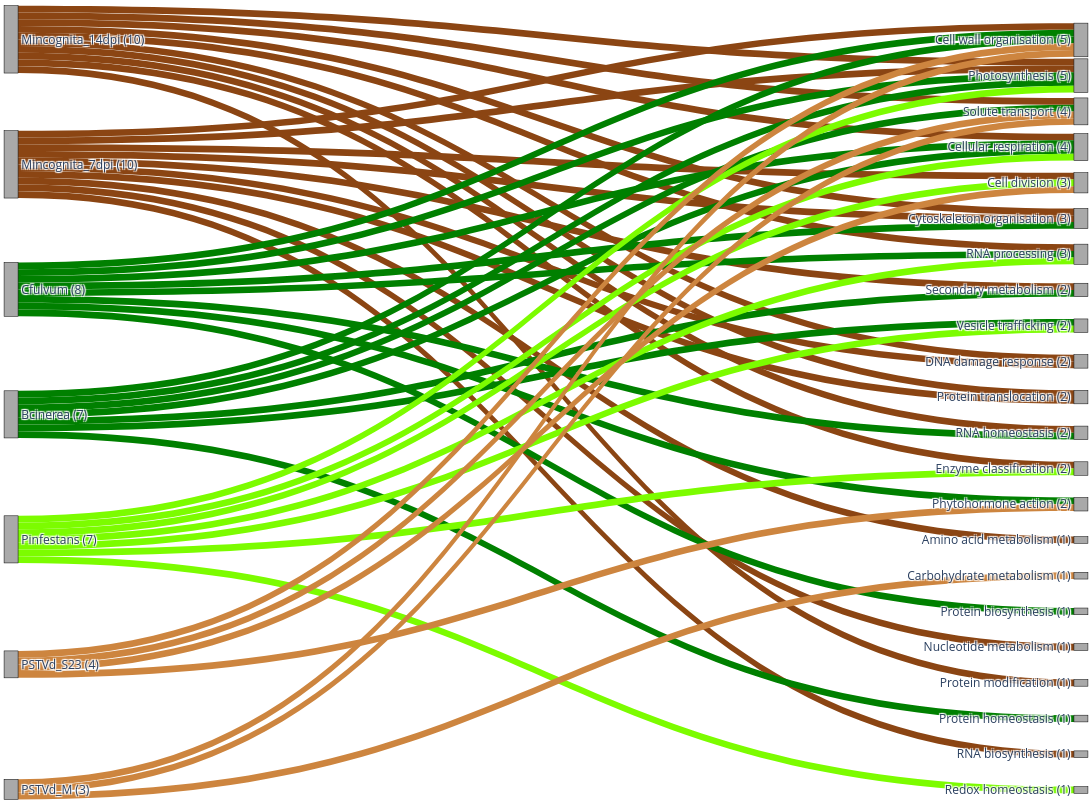

Notebook cell for this chart:
### Code cell
# fig = sankey_pathway_activity(significant_acts, title="", edge_color_mode="condition")
# fig.write_image('Plot/Fig2_waterfall_pathway_condition_colored.svg', format='svg')
# fig.show()

### Figure 1 — Plotly figure (JSON) as saved in the notebook; plotly's stock layout.template omitted (floating-point values rounded to 4 significant figures)
{"data": [{"arrangement": "fixed", "link": {"color": ["saddlebrown", "saddlebrown", "saddlebrown", "saddlebrown", "saddlebrown", "saddlebrown", "saddlebrown", "saddlebrown", "saddlebrown", "saddlebrown", "saddlebrown", "saddlebrown", "saddlebrown", "saddlebrown", "saddlebrown", "saddlebrown", "saddlebrown", "saddlebrown", "saddlebrown", "saddlebrown", "green", "green", "green", "green", "green", "green", "green", "green", "green", "green", "green", "green", "green", "green", "green", "lawngreen", "lawngreen", "lawngreen", "lawngreen", "lawngreen", "lawngreen", "lawngreen", "peru", "peru", "peru", "peru", "peru", "peru", "peru"], "customdata": [-3.78, -3.598, -3.274, -2.316, -2.097, 2.065, 2.181, 2.406, 3.183, 3.86, -2.093, -2.037, 2.07, 2.673, 2.999, 3.01, 3.018, 3.081, 3.304, 3.518, -6.149, -4.131, -3.877, -1.977, 1.977, 4.086, 4.698, 5.461, -11.04, -3.925, -2.631, 2.14, 2.191, 2.629, 4.894, -7.811, -2.633, 2.411, 2.612, 2.681, 3.198, 5.602, -3.961, -2.467, -2.352, -2.112, -2.542, -2.523, 2.649], "hovertemplate": "From %{source.label} → %{target.label}<br>Activity: %{customdata}<extra></extra>", "source": [0, 0, 0, 0, 0, 0, 0, 0, 0, 0, 1, 1, 1, 1, 1, 1, 1, 1, 1, 1, 2, 2, 2, 2, 2, 2, 2, 2, 3, 3, 3, 3, 3, 3, 3, 4, 4, 4, 4, 4, 4, 4, 5, 5, 5, 5, 6, 6, 6], "target": [19, 9, 10, 12, 25, 18, 17, 16, 8, 13, 27, 14, 17, 16, 7, 12, 24, 8, 21, 11, 8, 7, 12, 20, 18, 13, 10, 23, 8, 7, 9, 14, 15, 26, 10, 8, 13, 19, 28, 11, 15, 10, 7, 20, 9, 11, 9, 7, 22], "value": [1, 1, 1, 1, 1, 1, 1, 1, 1, 1, 1, 1, 1, 1, 1, 1, 1, 1, 1, 1, 1, 1, 1, 1, 1, 1, 1, 1, 1, 1, 1, 1, 1, 1, 1, 1, 1, 1, 1, 1, 1, 1, 1, 1, 1, 1, 1, 1, 1]}, "node": {"color": ["rgba(160,160,160,0.9)", "rgba(160,160,160,0.9)", "rgba(160,160,160,0.9)", "rgba(160,160,160,0.9)", "rgba(160,160,160,0.9)", "rgba(160,160,160,0.9)", "rgba(160,160,160,0.9)", "rgba(160,160,160,0.9)", "rgba(160,160,160,0.9)", "rgba(160,160,160,0.9)", "rgba(160,160,160,0.9)", "rgba(160,160,160,0.9)", "rgba(160,160,160,0.9)", "rgba(160,160,160,0.9)", "rgba(160,160,160,0.9)", "rgba(160,160,160,0.9)", "rgba(160,160,160,0.9)", "rgba(160,160,160,0.9)", "rgba(160,160,160,0.9)", "rgba(160,160,160,0.9)", "rgba(160,160,160,0.9)", "rgba(160,160,160,0.9)", "rgba(160,160,160,0.9)", "rgba(160,160,160,0.9)", "rgba(160,160,160,0.9)", "rgba(160,160,160,0.9)", "rgba(160,160,160,0.9)", "rgba(160,160,160,0.9)", "rgba(160,160,160,0.9)"], "hovertemplate": ["%{label}<br>Outgoing pathways: 10", "%{label}<br>Outgoing pathways: 10", "%{label}<br>Outgoing pathways: 8", "%{label}<br>Outgoing pathways: 7", "%{label}<br>Outgoing pathways: 7", "%{label}<br>Outgoing pathways: 4", "%{label}<br>Outgoing pathways: 3", "%{label}<br>Incoming conditions: 5", "%{label}<br>Incoming conditions: 5", "%{label}<br>Incoming conditions: 4", "%{label}<br>Incoming conditions: 4", "%{label}<br>Incoming conditions: 3", "%{label}<br>Incoming conditions: 3", "%{label}<br>Incoming conditions: 3", "%{label}<br>Incoming conditions: 2", "%{label}<br>Incoming conditions: 2", "%{label}<br>Incoming conditions: 2", "%{label}<br>Incoming conditions: 2", "%{label}<br>Incoming conditions: 2", "%{label}<br>Incoming conditions: 2", "%{label}<br>Incoming conditions: 2", "%{label}<br>Incoming conditions: 1", "%{label}<br>Incoming conditions: 1", "%{label}<br>Incoming conditions: 1", "%{label}<br>Incoming conditions: 1", "%{label}<br>Incoming conditions: 1", "%{label}<br>Incoming conditions: 1", "%{label}<br>Incoming conditions: 1", "%{label}<br>Incoming conditions: 1"], "label": ["Mincognita_14dpi (10)", "Mincognita_7dpi (10)", "Cfulvum (8)", "Bcinerea (7)", "Pinfestans (7)", "PSTVd_S23 (4)", "PSTVd_M (3)", "Cell wall organisation (5)", "Photosynthesis (5)", "Solute transport (4)", "Cellular respiration (4)", "Cell division (3)", "Cytoskeleton organisation (3)", "RNA processing (3)", "Secondary metabolism (2)", "Vesicle trafficking (2)", "DNA damage response (2)", "Protein translocation (2)", "RNA homeostasis (2)", "Enzyme classification (2)", "Phytohormone action (2)", "Amino acid metabolism (1)", "Carbohydrate metabolism (1)", "Protein biosynthesis (1)", "Nucleotide metabolism (1)", "Protein modification (1)", "Protein homeostasis (1)", "RNA biosynthesis (1)", "Redox homeostasis (1)"], "line": {"color": "black", "width": 0.5}, "pad": 20, "thickness": 14, "x": [0.001, 0.001, 0.001, 0.001, 0.001, 0.001, 0.001, 0.999, 0.999, 0.999, 0.999, 0.999, 0.999, 0.999, 0.999, 0.999, 0.999, 0.999, 0.999, 0.999, 0.999, 0.999, 0.999, 0.999, 0.999, 0.999, 0.999, 0.999, 0.999], "y": [-0.0008333, 0.1658, 0.3325, 0.4992, 0.6658, 0.8325, 0.9992, -4.762e-05, 0.04757, 0.09519, 0.1428, 0.1904, 0.238, 0.2857, 0.3333, 0.3809, 0.4285, 0.4761, 0.5238, 0.5714, 0.619, 0.6666, 0.7142, 0.7619, 0.8095, 0.8571, 0.9047, 0.9523, 1.0]}, "type": "sankey"}], "layout": {"font": {"size": 12}, "height": 800, "margin": {"b": 10, "l": 10, "r": 10, "t": 40}, "title": {"text": ""}, "width": 1200}}
